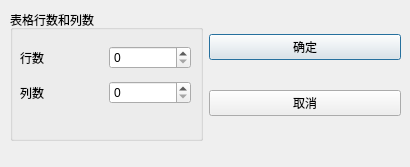
<?xml version="1.0" encoding="UTF-8"?>
<ui version="4.0">
 <class>Dialog</class>
 <widget class="QDialog" name="Dialog">
  <property name="geometry">
   <rect>
    <x>0</x>
    <y>0</y>
    <width>410</width>
    <height>167</height>
   </rect>
  </property>
  <property name="windowTitle">
   <string>Dialog</string>
  </property>
  <widget class="QWidget" name="layoutWidget">
   <property name="geometry">
    <rect>
     <x>10</x>
     <y>10</y>
     <width>391</width>
     <height>131</height>
    </rect>
   </property>
   <layout class="QHBoxLayout" name="horizontalLayout">
    <item>
     <widget class="QGroupBox" name="groupBox">
      <property name="title">
       <string>表格行数和列数</string>
      </property>
      <widget class="QWidget" name="layoutWidget">
       <property name="geometry">
        <rect>
         <x>10</x>
         <y>30</y>
         <width>171</width>
         <height>71</height>
        </rect>
       </property>
       <layout class="QGridLayout" name="gridLayout">
        <item row="0" column="0">
         <widget class="QLabel" name="label">
          <property name="text">
           <string>行数</string>
          </property>
         </widget>
        </item>
        <item row="0" column="1">
         <widget class="QSpinBox" name="spinBox_rowcount"/>
        </item>
        <item row="1" column="0">
         <widget class="QLabel" name="label_2">
          <property name="text">
           <string>列数</string>
          </property>
         </widget>
        </item>
        <item row="1" column="1">
         <widget class="QSpinBox" name="spinBox_colcount"/>
        </item>
       </layout>
      </widget>
     </widget>
    </item>
    <item>
     <layout class="QVBoxLayout" name="verticalLayout">
      <item>
       <widget class="QPushButton" name="pushButton">
        <property name="text">
         <string>确定</string>
        </property>
       </widget>
      </item>
      <item>
       <widget class="QPushButton" name="pushButton_2">
        <property name="text">
         <string>取消</string>
        </property>
       </widget>
      </item>
     </layout>
    </item>
   </layout>
  </widget>
 </widget>
 <resources/>
 <connections/>
</ui>
